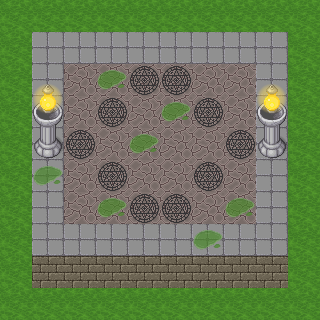

A 2D game scene composited from a Tiled map and its tileset images. What follows is a short description and the map's XML, with every tile layer's data as written:
An orthogonal 10x10 tile map with 32x32 px tiles, 5 tile layers (Calque de Tuiles 1, Calque de Tuiles 3, Calque de Tuiles 2, Calque de Tuiles 4, ...), 2 tilesets and 1 object (event).

<map version="1.5" tiledversion="1.7.2" orientation="orthogonal" renderorder="right-down" width="10" height="10" tilewidth="32" tileheight="32" infinite="0" nextlayerid="7" nextobjectid="3">
 <tileset firstgid="1" source="eauAnime.tsx" />
 <tileset firstgid="3073" source="tuilesGlobale.tsx" />
 <layer id="1" name="Calque de Tuiles 1" width="10" height="10">
  <data encoding="csv">
1223,1223,1223,1223,1223,1223,1223,1223,1223,1223,
1223,1223,1223,1223,1223,1223,1223,1223,1223,1223,
1223,1223,1223,1223,1223,1223,1223,1223,1223,1223,
1223,1223,1223,1223,1223,1223,1223,1223,1223,1223,
1223,1223,1223,1223,1223,1223,1223,1223,1223,1223,
1223,1223,1223,1223,1223,1223,1223,1223,1223,1223,
1223,1223,1223,1223,1223,1223,1223,1223,1223,1223,
1223,1223,1223,1223,1223,1223,1223,1223,1223,1223,
1223,1223,1223,1223,1223,1223,1223,1223,1223,1223,
1223,1223,1223,1223,1223,1223,1223,1223,1223,1223
</data>
 </layer>
 <layer id="3" name="Calque de Tuiles 3" width="10" height="10">
  <data encoding="csv">
0,0,0,0,0,0,0,0,0,0,
0,0,0,0,0,0,0,0,0,0,
0,0,0,0,0,0,0,0,0,0,
0,0,0,0,0,0,0,0,0,0,
0,0,0,0,0,0,0,0,0,0,
0,0,0,0,0,0,0,0,0,0,
0,0,0,0,0,0,0,0,0,0,
0,0,0,0,0,0,0,0,0,0,
0,3331,3331,3331,3331,3331,3331,3331,3331,0,
0,0,0,0,0,0,0,0,0,0
</data>
 </layer>
 <layer id="2" name="Calque de Tuiles 2" width="10" height="10">
  <data encoding="csv">
0,0,0,0,0,0,0,0,0,0,
0,3364,3364,3364,3364,3364,3364,3364,3364,0,
0,3364,3395,3395,3395,3395,3395,3395,3364,0,
0,3364,3395,3395,3395,3395,3395,3395,3364,0,
0,3364,3395,3395,3395,3395,3395,3395,3364,0,
0,3364,3395,3395,3395,3395,3395,3395,3364,0,
0,3364,3395,3395,3395,3395,3395,3395,3364,0,
0,3364,3364,3364,3364,3364,3364,3364,3364,0,
0,0,0,0,0,0,0,0,0,0,
0,0,0,0,0,0,0,0,0,0
</data>
 </layer>
 <layer id="4" name="Calque de Tuiles 4" width="10" height="10">
  <data encoding="csv">
0,0,0,0,0,0,0,0,0,0,
0,0,0,0,0,0,0,0,0,0,
0,0,0,0,0,0,0,0,0,0,
0,3979,0,0,0,0,0,0,3979,0,
0,3995,0,0,0,0,0,0,3995,0,
0,0,0,0,0,0,0,0,0,0,
0,0,0,0,0,0,0,0,0,0,
0,0,0,0,0,0,0,0,0,0,
0,0,0,0,0,0,0,0,0,0,
0,0,0,0,0,0,0,0,0,0
</data>
 </layer>
 <layer id="5" name="Calque de Tuiles 5" width="10" height="10">
  <data encoding="csv">
0,0,0,0,0,0,0,0,0,0,
0,0,0,0,0,0,0,0,0,0,
0,4063,0,3135,3143,3143,0,0,4063,0,
0,4071,0,3143,0,3135,3143,0,4071,0,
0,0,3143,0,3135,0,0,3143,0,0,
0,3135,0,3143,0,0,3143,0,0,0,
0,0,0,3135,3143,3143,0,3135,0,0,
0,0,0,0,0,0,3135,0,0,0,
0,0,0,0,0,0,0,0,0,0,
0,0,0,0,0,0,0,0,0,0
</data>
 </layer>
 <objectgroup id="6" name="evenements">
  <object id="1" name="Monster" type="event" x="159.333" y="82">
   <point />
  </object>
 </objectgroup>
</map>
